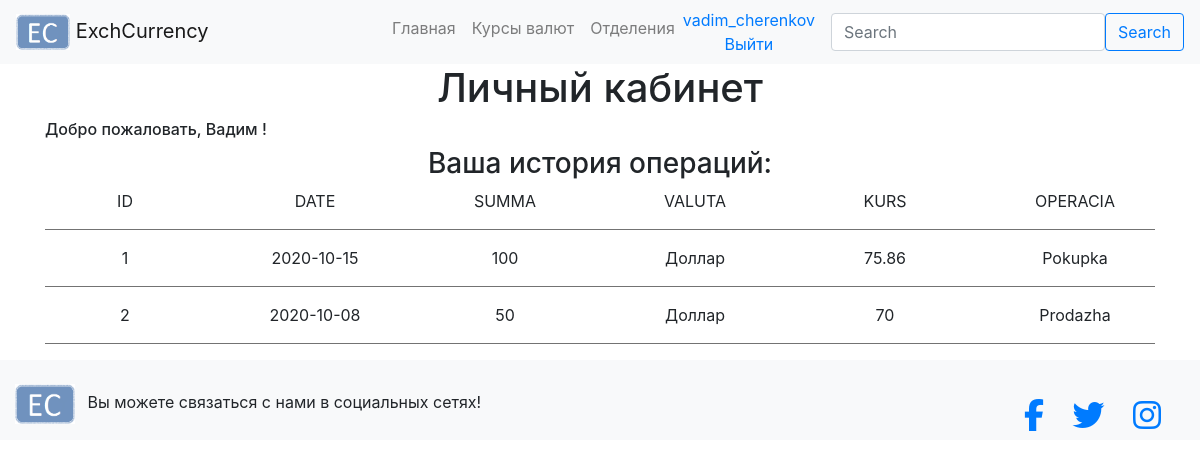
The app's page /www/lichkab.php (signed in) with its own data.
### tables this page shows
CREATE TABLE `users` (
  `id` int(11) UNSIGNED NOT NULL,
  `login` varchar(191) NOT NULL,
  `email` varchar(191) NOT NULL,
  `name` varchar(191) NOT NULL,
  `family` varchar(191) NOT NULL,
  `password` varchar(191) NOT NULL,
  `cookie` varchar(191) DEFAULT NULL
);

CREATE TABLE `lich` (
  `id` int(11) NOT NULL,
  `login` varchar(50) NOT NULL,
  `date` date NOT NULL,
  `summa` float NOT NULL,
  `valuta` varchar(15) NOT NULL,
  `kursval` float NOT NULL,
  `operac` varchar(8) NOT NULL
);

### phpscripts/oneFromDB.php (called while the page is built, shortened)
<?php
function getDB($id, $link, $table = 'users')
{
	$user = mysqli_query($link, "SELECT * FROM $table WHERE id = '$id' LIMIT 1");
	$row = mysqli_fetch_array($user);
	return $row;
}
?>

### www/lichkab.php (the view, shortened to what this page needs)
<!doctype html>
<html lang="ru">
  <head>
    <link rel="stylesheet" href="https://stackpath.bootstrapcdn.com/bootstrap/4.5.0/css/bootstrap.min.css">
  </head>
  <body>
	<?php require "../db.php";
	require_once "../head.php";
	?>
  <main>
	<div class="container">
		<?php if(isset($_SESSION['auth'])) : ?>
			<center><H1>Личный кабинет<H1></center>
			<H6>Добро пожаловать,
			<?php include_once '../phpscripts/oneFromDB.php';
			$login = getDB($_SESSION['auth'], $link);
			echo $login['name'];?>
			!</H6>
			<center><H3>Ваша история операций:<H3></center>
			<?php
			$result = mysqli_query($link, "SELECT * FROM lich WHERE login = '$login[login]'");
			if ($result)
			{?>
				<div class="row text-center">
					<div class="col">ID</div>
					<div class="col text-center">DATE</div>
					<div class="col">SUMMA</div>
					<div class="col">VALUTA</div>
					<div class="col">KURS</div>
					<div class="col">OPERACIA</div>
				</div>
				<hr align="center" width="100%" color="Grey"/>
			<?php
					while($res = mysqli_fetch_array($result))
					{
			?>
						<div class="row text-center">
							<div class="col"><?php echo $res['id']?></div>
							<div class="col"><?php echo $res['date']?></div>
							<div class="col"><?php echo $res['summa']?></div>
							<div class="col"><?php echo $res['valuta']?></div>
							<div class="col"><?php echo $res['kursval']?></div>
							<div class="col"><?php echo $res['operac']?></div>
						</div>
						<hr align="center" width="100%" color="Grey"/>
			<?php
					}
			}
			else
			{
				echo ' История операций пуста!';
			}
			?>
		<?php else : ?>
			<H1>Вы не авторизованы!</H1>
			<H6>Войдите в аккаунт и повторите попытку снова.</H6>
		<?php endif; ?>
	</div>
  </main>
  <?php require_once "../footer.php"; ?>
  </body>
</html>

### head.php (shortened to what this page needs)
<header>
		<nav class="navbar navbar-expand-md navbar-light bg-light">
			<a class="navbar-brand" href="../www/intro.php">
				<img src="logo.png" style="width:54px;">
				ExchCurrency
			</a>
			<div class="collapse navbar-collapse" id="navbarSupportedContent">
				<ul class="navbar-nav ml-auto">
					<li class="nav-item">
						<a class="nav-link" href="../www/intro.php">Главная</a>
					</li>
					<li class="nav-item">
						<a class="nav-link" href="../www/kursval.php">Курсы валют</a>
					</li>
					<li class="nav-item">
						<a class="nav-link" href="../www/otdel.php">Отделения</a>
					</li>
					<li class="nav-item mr-3">
						<?php if (isset($_SESSION['auth'])) : ?>
							<?php include_once '../phpscripts/oneFromDB.php';
							$login = getDB($_SESSION['auth'], $link); ?>
							<a href="lichkab.php"><?php echo $login['login']; ?></a></br>
							<a href="logout.php">
								<center>Выйти</center>
							</a>
						<?php else : ?>
							<a href="../login.php" class="btn btn-outline-secondary mr-3">Войти в аккаунт</a>
						<?php endif; ?>
					</li>
				</ul>
				<form class="form-inline">
					<input class="form-control" type="search" placeholder="Search" aria-label="Search">
					<button class="btn btn-outline-primary" type="submit">Search</button>
				</form>
			</div>
		</nav>
	</header>

### records on screen
users: login "vadim_cherenkov", name "Вадим"
lich: id "1", date "2020-10-15", summa "100", valuta "Доллар", kursval "75.86", operac "Pokupka"
lich: id "2", date "2020-10-08", summa "50", valuta "Доллар", kursval "70", operac "Prodazha"
